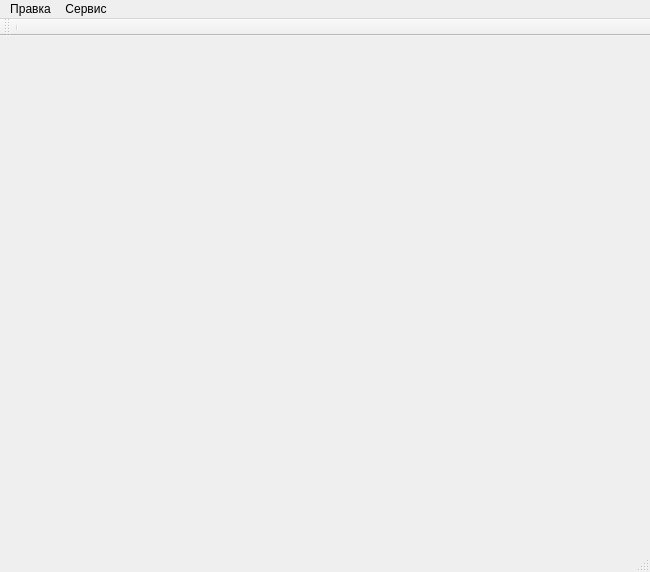
<?xml version="1.0" encoding="UTF-8"?>
<ui version="4.0">
 <class>MainForm</class>
 <widget class="QMainWindow" name="MainForm">
  <property name="geometry">
   <rect>
    <x>0</x>
    <y>0</y>
    <width>650</width>
    <height>572</height>
   </rect>
  </property>
  <property name="windowTitle">
   <string>MainForm</string>
  </property>
  <property name="autoFillBackground">
   <bool>false</bool>
  </property>
  <property name="styleSheet">
   <string notr="true"/>
  </property>
  <widget class="QWidget" name="centralWidget"/>
  <widget class="QMenuBar" name="mainMenu">
   <property name="enabled">
    <bool>true</bool>
   </property>
   <property name="geometry">
    <rect>
     <x>0</x>
     <y>0</y>
     <width>650</width>
     <height>21</height>
    </rect>
   </property>
   <property name="baseSize">
    <size>
     <width>0</width>
     <height>0</height>
    </size>
   </property>
   <property name="focusPolicy">
    <enum>Qt::TabFocus</enum>
   </property>
   <property name="inputMethodHints">
    <set>Qt::ImhNone</set>
   </property>
   <property name="defaultUp">
    <bool>false</bool>
   </property>
   <property name="nativeMenuBar">
    <bool>false</bool>
   </property>
   <widget class="QMenu" name="edit">
    <property name="title">
     <string>Правка</string>
    </property>
   </widget>
   <widget class="QMenu" name="menu">
    <property name="title">
     <string>Сервис</string>
    </property>
    <addaction name="settings"/>
   </widget>
   <addaction name="edit"/>
   <addaction name="menu"/>
  </widget>
  <widget class="QToolBar" name="mainToolBar">
   <attribute name="toolBarArea">
    <enum>TopToolBarArea</enum>
   </attribute>
   <attribute name="toolBarBreak">
    <bool>false</bool>
   </attribute>
   <addaction name="separator"/>
  </widget>
  <widget class="QStatusBar" name="statusBar"/>
  <action name="OpenFile">
   <property name="text">
    <string>Открыть...</string>
   </property>
  </action>
  <action name="settings">
   <property name="text">
    <string>Настройки...</string>
   </property>
  </action>
 </widget>
 <layoutdefault spacing="6" margin="11"/>
 <resources/>
 <connections/>
</ui>
